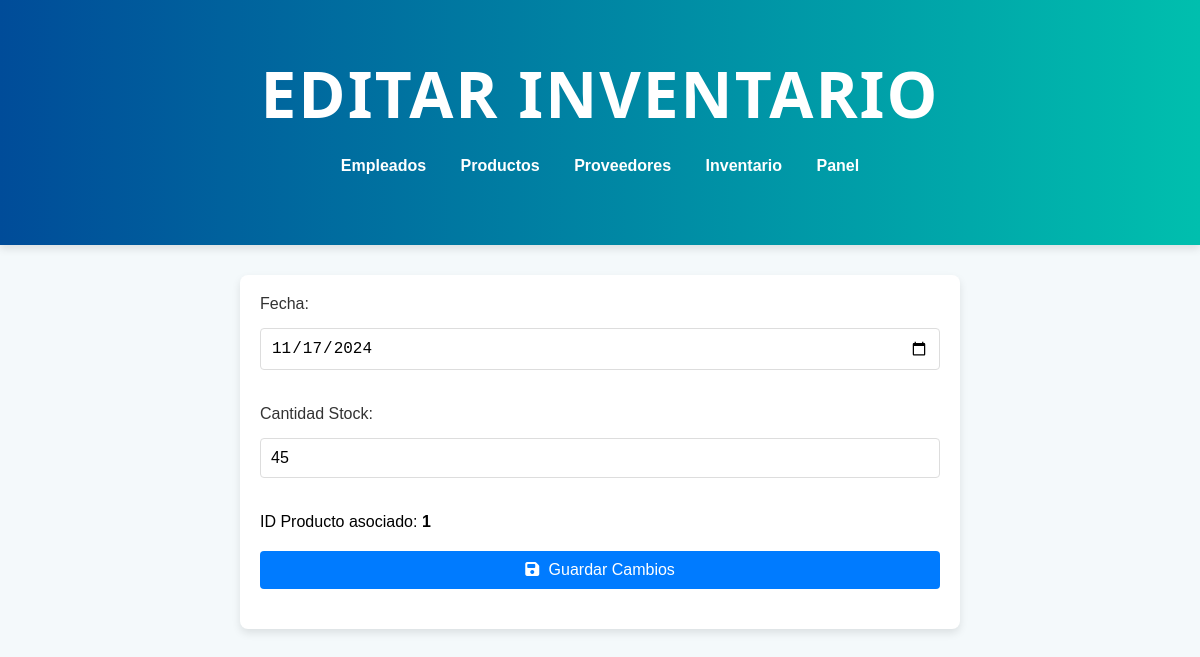
Before: /editarInventario.php?id=1 with the older database file.
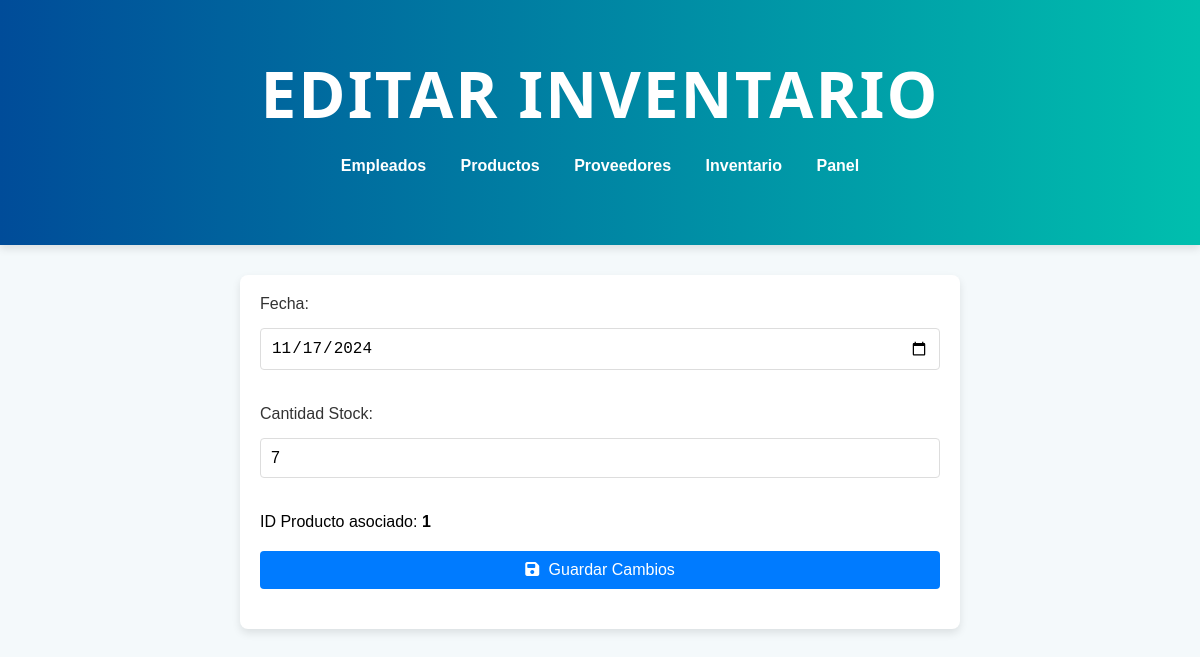
After: the same page with the newer database file.
### tables this page shows
CREATE TABLE `inventario` (
  `idInventario` int(11) NOT NULL,
  `cantidadStock` int(11) NOT NULL,
  `fecha` date DEFAULT NULL,
  `idProducto` int(11) NOT NULL,
  `eliminado` int(11) NOT NULL DEFAULT 0
);

### editarInventario.php (the view, shortened to what this page needs)
<?php
$servername = "localhost";
$username = "root";
$password = "";
$dbname = "drogueriasconfe";
$conn = new mysqli($servername, $username, $password, $dbname);
$idInventario = $fecha = $cantidadStock = $idProducto = "";
$error = "";
if (isset($_GET['id'])) {
    $idInventario = $_GET['id'];
    $sql = "SELECT * FROM inventario WHERE idInventario = ?";
    $stmt = $conn->prepare($sql);
    $stmt->bind_param("i", $idInventario);
    $stmt->execute();
    $result = $stmt->get_result();
    if ($result->num_rows > 0) {
        $row = $result->fetch_assoc();
        $fecha = $row['fecha'];
        $cantidadStock = $row['cantidadStock'];
        $idProducto = $row['idProducto'];
    } else {
        $error = "No se encontró el registro con ID: $idInventario";
    }
}
?>
<!DOCTYPE html>
<html lang="es">
<head>
    <link rel="stylesheet" href="css/stylesEditarC.css">
</head>
<body>
    <header class="header">
        <h1>Editar Inventario</h1>
        <nav>
            <ul>
                <li><a href="empleado.php">Empleados</a></li>
                <li><a href="producto.php">Productos</a></li>
                <li><a href="proveedor.php">Proveedores</a></li>
                <li><a href="inventario.php">Inventario</a></li>
                <li><a href="administrador.php">Panel</a></li>
            </ul>
        </nav>
    </header>
    <main>
        <?php if ($error): ?>
            <p style="color: red;"><?php echo $error; ?></p>
        <?php else: ?>
            <form action="editarInventario.php?id=<?php echo $idInventario; ?>" method="post" class="form-inventario">
                <div class="form-group">
                    <label for="fecha">Fecha:</label>
                    <input type="date" id="fecha" name="fecha" value="<?php echo htmlspecialchars($fecha); ?>" required>
                </div>
                <div class="form-group">
                    <label for="cantidadStock">Cantidad Stock:</label>
                    <input type="number" id="cantidadStock" name="cantidadStock" value="<?php echo htmlspecialchars($cantidadStock); ?>" required>
                </div>
                <p>ID Producto asociado: <strong><?php echo htmlspecialchars($idProducto); ?></strong></p>
                <div class="form-buttons">
                    <button type="submit" class="btn guardar"><i class="fas fa-save"></i> Guardar Cambios</button>
                </div>
            </form>
        <?php endif; ?>
    </main>
</body>
</html>

Changed rows visible on the page:
changed inventario: cantidadStock "45" → "7"
